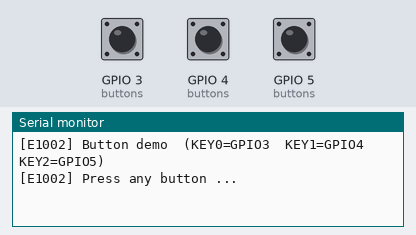
Recording of a sketch running on a simulated Seeed XIAO ESP32-S3. Parts: the last lines printed to the serial monitor. The test bench sets the inputs (shaded band); at power-on: GPIO 3 (buttons) LOW, GPIO 4 (buttons) LOW, GPIO 5 (buttons) LOW.

Above: at 1.2 s.
1.3 s: GPIO 3 (buttons) pulled HIGH for 0.15 s
At 2.5 s:
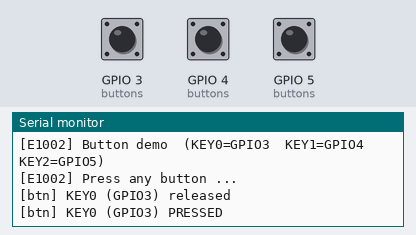
3.0 s: GPIO 4 (buttons) pulled HIGH for 0.15 s
At 3.19 s:
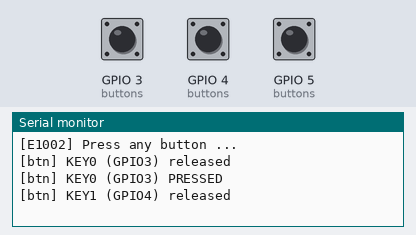
4.6 s: GPIO 5 (buttons) pulled HIGH for 0.15 s
At 6.3 s:
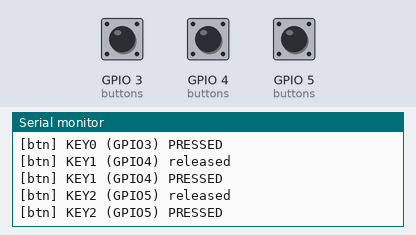

Measured:
- after the input at 1.3 s, the serial monitor: prints a new line after 0.05 s (image 1)
- after the input at 3.0 s, the serial monitor: prints a new line after 0.06 s (image 2)
- after the input at 4.6 s, the serial monitor: prints a new line after 0.06 s (image 3)

The sketch:

Button.ino
```cpp
// Button.ino
//
// Read the three user buttons on the Seeed Studio reTerminal E1002.
//
// The buttons are connected with hardware pull-up resistors on the carrier
// board, so the GPIO sees HIGH when the button is open and LOW when pressed.
// Debouncing is handled with a simple time-based filter.
//
// Required Arduino settings (Tools menu):
//   Board        : XIAO_ESP32S3
//   Upload Speed : 115200
//
// Pin mapping:
//   GPIO  3  KEY0 (user button 0, active-low)
//   GPIO  4  KEY1 (user button 1, active-low)
//   GPIO  5  KEY2 (user button 2, active-low)
//   GPIO 43  UART1 TX  (carrier board USB-UART bridge)
//   GPIO 44  UART1 RX

#include <Arduino.h>

// ===== Serial / logging =====================================================
#define LOG_BAUD    115200
#define LOG_TX_PIN  43
#define LOG_RX_PIN  44
#define LOG_PRINT(x)    do { Serial1.print(x);    Serial.print(x);    } while(0)
#define LOG_PRINTLN(x)  do { Serial1.println(x);  Serial.println(x);  } while(0)
#define LOG_PRINTF(...) do { Serial1.printf(__VA_ARGS__); Serial.printf(__VA_ARGS__); } while(0)

// ===== Button pins ==========================================================
#define BTN_KEY0  3   // GPIO3
#define BTN_KEY1  4   // GPIO4
#define BTN_KEY2  5   // GPIO5

// Minimum time a state must be stable before it is accepted (ms).
#define DEBOUNCE_MS  50

// Per-button state tracker.
struct ButtonState {
    int      pin;
    bool     lastStable;   // last debounced state
    bool     lastRaw;      // last raw reading
    uint32_t lastChangeMs; // millis() when raw state last changed
};

static ButtonState buttons[] = {
    { BTN_KEY0, HIGH, HIGH, 0 },
    { BTN_KEY1, HIGH, HIGH, 0 },
    { BTN_KEY2, HIGH, HIGH, 0 },
};
static const int NUM_BUTTONS = sizeof(buttons) / sizeof(buttons[0]);

// Call this every loop iteration.  Returns true if the stable state changed.
static bool updateButton(ButtonState& b)
{
    bool raw = digitalRead(b.pin);
    uint32_t now = millis();

    if (raw != b.lastRaw) {
        b.lastRaw      = raw;
        b.lastChangeMs = now;
    }

    if ((now - b.lastChangeMs) >= DEBOUNCE_MS && raw != b.lastStable) {
        b.lastStable = raw;
        return true;  // stable state changed
    }
    return false;
}

void setup()
{
    Serial1.begin(LOG_BAUD, SERIAL_8N1, LOG_RX_PIN, LOG_TX_PIN);
    Serial.begin(LOG_BAUD);
    for (uint32_t t = millis(); !Serial && (millis() - t < 2000); ) delay(10);

    LOG_PRINTLN(F("\n[E1002] Button demo  (KEY0=GPIO3  KEY1=GPIO4  KEY2=GPIO5)"));
    LOG_PRINTLN(F("[E1002] Press any button ..."));

    // Hardware pull-ups are on the carrier board; use plain INPUT.
    for (int i = 0; i < NUM_BUTTONS; i++) {
        pinMode(buttons[i].pin, INPUT);
        buttons[i].lastRaw    = digitalRead(buttons[i].pin);
        buttons[i].lastStable = buttons[i].lastRaw;
    }
}

void loop()
{
    for (int i = 0; i < NUM_BUTTONS; i++) {
        if (updateButton(buttons[i])) {
            const char* action = (buttons[i].lastStable == LOW) ? "PRESSED" : "released";
            LOG_PRINTF("[btn] KEY%d (GPIO%d) %s\n", i, buttons[i].pin, action);
        }
    }
    delay(10);
}
```
